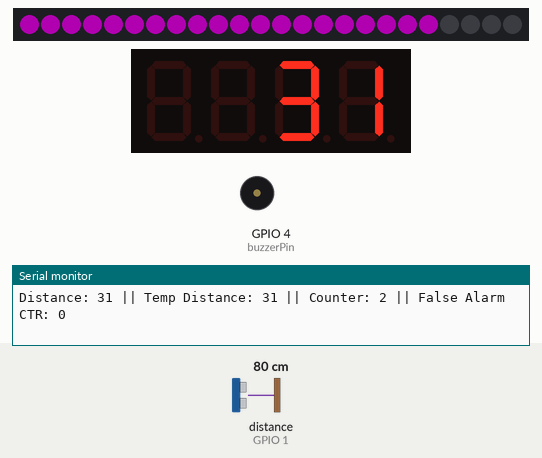
The sketch below on a simulated ESP32-C3. On the bench: 24 RGB LEDs in strip order, left to right, 4-digit seven-segment display, buzzer (waves = sounding, pin HIGH), the last lines printed to the serial monitor. Wiring (inferred from the names in the program): ultrasonic range finder: trigger GPIO 2; echo GPIO 1. Inputs (shaded band) come from the test bench; at power-on: distance to the obstacle (sensor on GPIO 1) 80 cm. The echo pulse lasts 58.3 µs per cm; dim RGB values are drawn brighter than linear; WiFi joins after 1.5 s; servers stay silent unless stated; uploads are accepted with an empty reply; pins used as bus, display or sensor lines are not drawn.

Above: at 6.4 s.
6.5 s: distance to the obstacle (sensor on GPIO 1) set to 28 cm
At 7.4 s:
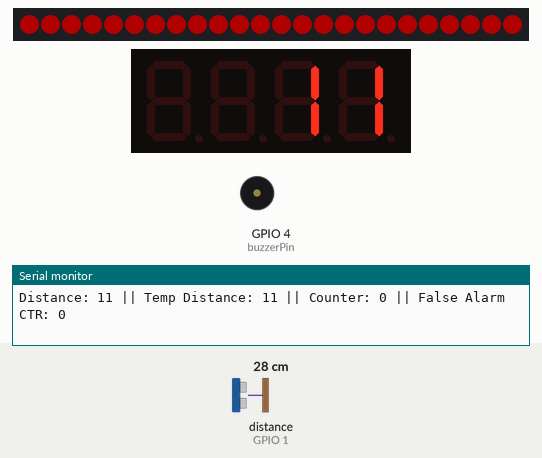
8.3 s: distance to the obstacle (sensor on GPIO 1) set to 24 cm
At 9.3 s:
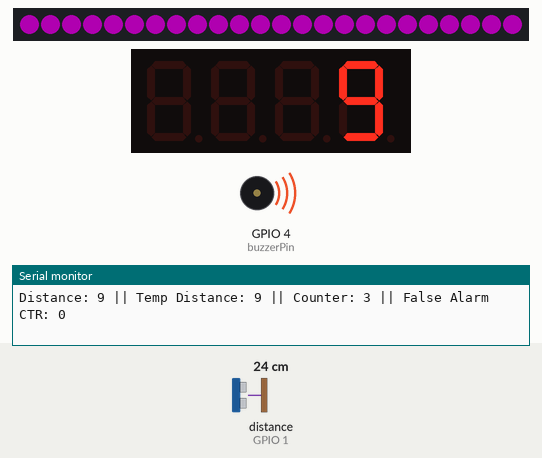
11.7 s: distance to the obstacle (sensor on GPIO 1) set to 60 cm
At 12.8 s:
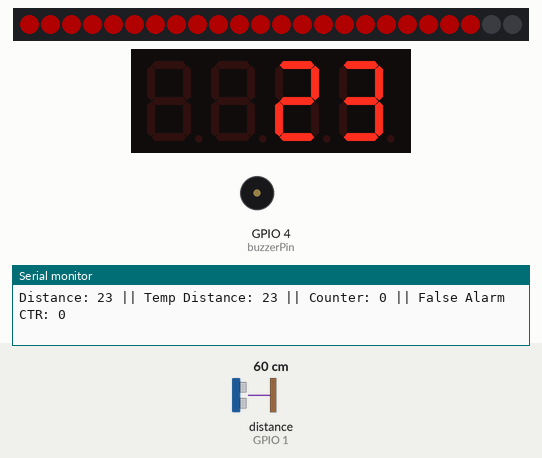
13.6 s: distance to the obstacle (sensor on GPIO 1) set to 250 cm
At 14.9 s:
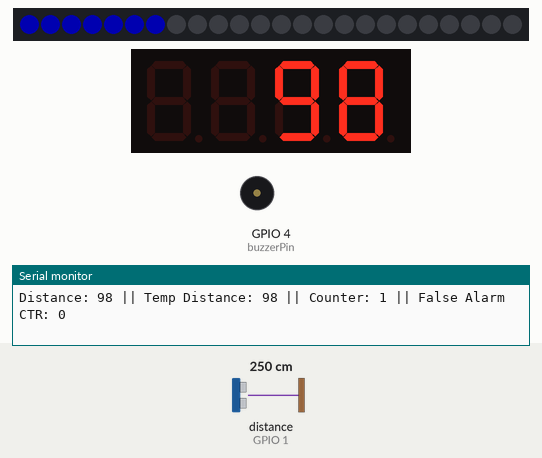
15.2 s: distance to the obstacle (sensor on GPIO 1) set to 299 cm
At 16.7 s:
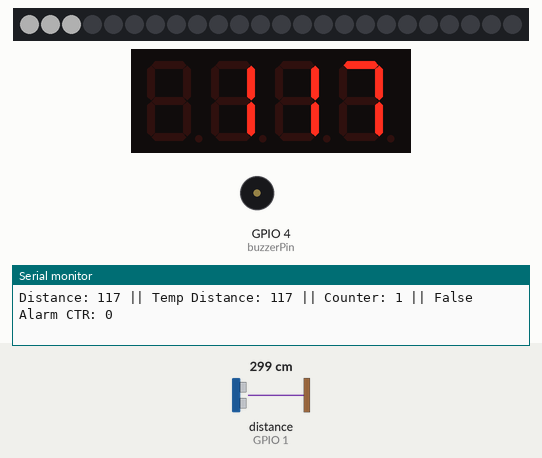
Timing chart, 0 to 18.2 s (numbered marks = the images above; inputs shaded):
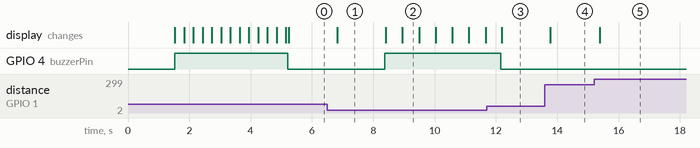

Measured:
- the behaviour switches between 26 and 25 cm on distance to the obstacle (sensor on GPIO 1) (found by bisection; images 1 and 2)
- after the input at 6.5 s, the display: changes after 0.32 s (image 1)
- after the input at 8.3 s, GPIO 4 (buzzerPin): LOW → HIGH after 0.07 s; the display: first changes after 0.11 s (image 2 shows a later state)
- after the input at 11.7 s, GPIO 4 (buzzerPin): HIGH → LOW after 0.47 s; the display: changes after 0.49 s (image 3)
- after the input at 13.6 s, the display: changes after 0.18 s (image 4)
- after the input at 15.2 s, the display: changes after 0.19 s (image 5)
- what the display in image 2 shows lasts 0.5 s, from 9.0 s to 9.5 s

The sketch:

ParkingAssistantV3.ino
```cpp
// Include the libraries
#include <TM1637Display.h>

// Define HC-SR04 Ultrasonic Sensor Pins and Variables
const int trigPin = 2;
const int echoPin = 1;
long duration;
int distance;
bool STATE        = true;
long TempDistance = 0;          // A variable to store the temporary distance
int counter       = 0;          // Counter value to check if the object has stopped moving
bool flashRainbow = true;
int falseAlarm    = 0;

// Define the pins connected to the TM1637
#define CLK 8
#define DIO 9
TM1637Display display(CLK, DIO); // Create an instance of the TM1637Display

// Use GPIO4 for the buzzer
const int buzzerPin = 4;

// Including Wi-Fi libraries
#include <WiFi.h>
#include <HTTPClient.h>
const char* ssid       = "XXX";
const char* password   = "XXX";
const char* SmartURL   = "http://192.168.XXX.XXX/UpdateCarDistance.php";
// Setting up IP reservation
IPAddress local_IP(192, 168, 0, 211);     // Static IP Address for ESP32-C3
IPAddress subnet(255, 255, 255, 0);       // Subnet Mask
IPAddress gateway(192, 168, 0, 1);        // Default Gateway

// Including NeoPixil Libraries
#include <Adafruit_NeoPixel.h>
#define LED_PIN    3 // NeoPixel GPIO
#define LED_COUNT 24 // How many NeoPixels are attached to the Arduino?

// Declare our NeoPixel strip object:
Adafruit_NeoPixel strip(LED_COUNT, LED_PIN, NEO_GRB + NEO_KHZ800);
// Argument 1 = Number of pixels in NeoPixel strip
// Argument 2 = Arduino pin number (most are valid)
// Argument 3 = Pixel type flags, add together as needed:


void setup() {
  // put your setup code here, to run once:
  Serial.begin(115200);

  // Connect to the Wi-Fi Network
  WiFi.begin(ssid, password);
  while (WiFi.status() != WL_CONNECTED) {
    delay(500);
    Serial.print(".");
  };
  Serial.println("\nWiFi connected");
  Serial.print("IP address: "); Serial.println(WiFi.localIP());

  // Set the pinmode for the Ultrasonic Sensor
  pinMode(trigPin, OUTPUT);
  pinMode(echoPin, INPUT);

  // Set the display brightness (0-7)
  display.setBrightness(7);

  // Set the pinmode of the buzzer
  pinMode(buzzerPin, OUTPUT);

  // NeoPixel Initialization
  strip.begin();           // INITIALIZE NeoPixel strip object (REQUIRED)
  strip.show();            // Turn OFF all pixels ASAP
  strip.setBrightness(55); // Set BRIGHTNESS to about 1/5 (max = 255)

  // Self test
  display.showNumberDec(0, true);   // 7-Segment Test. i=value, 'true' to padd the blank segments with 0
  digitalWrite(buzzerPin, HIGH);    // Buzzer Test
  rainbow(2);                       // NeoPixel Test. Flowing rainbow cycle along the whole strip

  // Get the initial distance
  GetDistance();
  TempDistance = distance;
}

void loop() {
  // Get the distance of the approaching object
  GetDistance();

  if(counter < 20) {   // Do the rest if the car is still moving
    // NeoPixel Color controller based on distance
    if (distance < 10) { digitalWrite(buzzerPin, HIGH); _NP_Flash(); } else { digitalWrite(buzzerPin, LOW); }; // Item is way to close - Start the buzzer
    if (distance>=10 && distance<15)   _NP_SetColor(strip.Color(255, 0, 0), 24);    // Red
    if (distance>=15 && distance<20)   _NP_SetColor(strip.Color(255, 0, 0), 23);    // Red
    if (distance>=20 && distance<25)   _NP_SetColor(strip.Color(255, 0, 0), 22);    // Red
    if (distance>=25 && distance<30)   _NP_SetColor(strip.Color(255, 0, 255), 21);  // Pink
    if (distance>=30 && distance<35)   _NP_SetColor(strip.Color(255, 0, 255), 20);  // Pink
    if (distance>=35 && distance<40)   _NP_SetColor(strip.Color(255, 0, 255), 19);  // Pink
    if (distance>=40 && distance<45)   _NP_SetColor(strip.Color(255, 87, 0), 18);   // Orange
    if (distance>=45 && distance<50)   _NP_SetColor(strip.Color(255, 87, 0), 17);   // Orange
    if (distance>=50 && distance<55)   _NP_SetColor(strip.Color(255, 87, 0), 16);   // Orange
    if (distance>=55 && distance<60)   _NP_SetColor(strip.Color(255, 227, 0), 15);  // Yellow
    if (distance>=60 && distance<65)   _NP_SetColor(strip.Color(255, 227, 0), 14);  // Yellow
    if (distance>=65 && distance<70)   _NP_SetColor(strip.Color(255, 227, 0), 13);  // Yellow
    if (distance>=70 && distance<75)   _NP_SetColor(strip.Color(0, 255, 0), 12);    // Green
    if (distance>=75 && distance<80)   _NP_SetColor(strip.Color(0, 255, 0), 11);    // Green
    if (distance>=80 && distance<85)   _NP_SetColor(strip.Color(0, 255, 0), 10);    // Green
    if (distance>=85 && distance<90)   _NP_SetColor(strip.Color(0, 255, 0), 9);     // Green
    if (distance>=90 && distance<95)   _NP_SetColor(strip.Color(0, 0, 255), 8);     // Blue
    if (distance>=95 && distance<100)  _NP_SetColor(strip.Color(0, 0, 255), 7);     // Blue
    if (distance>=100 && distance<105) _NP_SetColor(strip.Color(0, 0, 255), 6);     // Blue
    if (distance>=105 && distance<110) _NP_SetColor(strip.Color(0, 0, 255), 5);     // Blue
    if (distance>=110 && distance<115) _NP_SetColor(strip.Color(255, 255, 255), 4); // White
    if (distance>=115 && distance<120) _NP_SetColor(strip.Color(255, 255, 255), 3); // White
    if (distance>=120 && distance<125) _NP_SetColor(strip.Color(255, 255, 255), 2); // White
    if (distance>=125 && distance<300) _NP_SetColor(strip.Color(255, 255, 255), 1); // White
  };

  // Turn off the lights if the object hasn't moved for 20 cycles (no change in distance)
  if (((distance+5) >= TempDistance) && ((distance-5) <= TempDistance)) {
    if(counter >= 20) {
      Serial.println("No movement detected, turning off the lights");
      if ( flashRainbow ) { WiFiConnect(); rainbow(2); flashRainbow = false; }; // Send the distance flash the rainbow and turn off
      turnThemAllOff();
    } else { counter++;   };
  } else   { counter = 0; flashRainbow = true; }; // Reset counters if there is a movement
  TempDistance = distance;
  delay(500);
};


//// This function sets the color to the NeoPixels
void _NP_SetColor(uint32_t color, int howMany) {
    if ( howMany > strip.numPixels() ) howMany = strip.numPixels(); // Make sure the count never goes over the number of available pixels
    strip.clear();                    // Set all pixels in RAM to 0 (off)
    for(int c=0; c<howMany; c++) {
      strip.setPixelColor(c, color);  // Set pixel 'c' to value 'color'
    };
    strip.show();                     // Update strip to match
    showDistanceOn7Segmnet();         // Show the distance
};


//// This function flashes the NeoPixel
void _NP_Flash() {
  showDistanceOn7Segmnet();                             // Show Distance
  if (STATE) {
    for(int c=0; c<24; c++) {
      strip.setPixelColor(c, strip.Color(127, 0, 0));   // Set pixel 'c' to value 'color'
      strip.show();                                     //  Update strip to match
    };
  } else {
    for(int c=0; c<24; c++) {
      strip.setPixelColor(c, strip.Color(255, 0, 255)); // Set pixel 'c' to value 'color'
      strip.show();                                     //  Update strip to match
    };
  };
  STATE = !STATE;                                       // Reverse the state
};


//// This function turns off everything
void turnThemAllOff() {
  strip.clear(); strip.show();  // Turn off the NeoPixel.Set all pixels in RAM to 0 (off)
  digitalWrite(buzzerPin, LOW); // Turn off the buzzer
  display.clear();              // Turn off the 7-Segment
};


//// Rainbow cycle along whole strip. Pass delay time (in ms) between frames.
void rainbow(int wait) {
  for(long firstPixelHue = 0; firstPixelHue < 5*65536; firstPixelHue += 256) {
    strip.rainbow(firstPixelHue);
    strip.show(); // Update strip with new contents
    delay(wait);  // Pause for a moment
  };
};


//// This function turns on or off the buzzer if the distance is too close
void showDistanceOn7Segmnet() {
    display.showNumberDec(distance, false);   // i=value, 'true' to padd the blank segments with 0
};


//// This function calculates the distance of the object
void GetDistance() {
  digitalWrite(trigPin, LOW);  delayMicroseconds(2);
  digitalWrite(trigPin, HIGH); delayMicroseconds(10);
  digitalWrite(trigPin, LOW);
  duration = pulseIn(echoPin, HIGH);
  distance = (duration/2) / 74;         // Distance in Inches

  Serial.print("Distance: ");Serial.print(distance);
  Serial.print(" || Temp Distance: ");Serial.print(TempDistance);
  Serial.print(" || Counter: ");Serial.print(counter);
  Serial.print(" || False Alarm CTR: ");Serial.println(falseAlarm);
};


//// Function that establishes a wireless connection and sends the data to the server
void WiFiConnect() {
  String Querystring = String("?DISTANCE=") + distance + String("&Location=Garage");
  if(WiFi.status()== WL_CONNECTED) {
      WiFiClient client;
      HTTPClient http;
      String serverPath = SmartURL + Querystring;
      Serial.println(serverPath);

      http.begin(client, serverPath.c_str());
      int httpResponseCode = http.GET();      // Send HTTP GET request

      if (httpResponseCode>0) {
        Serial.print("HTTP Response code: "); Serial.println(httpResponseCode);
      } else {
        Serial.print("Error code: "); Serial.println(httpResponseCode);
        /** Reboot the device if device is unable to contact the server **/
        ESP.restart();
      };
      http.end();                            // End the connection
  } else {
    Serial.println("WiFi Disconnected");
  };
};
```
